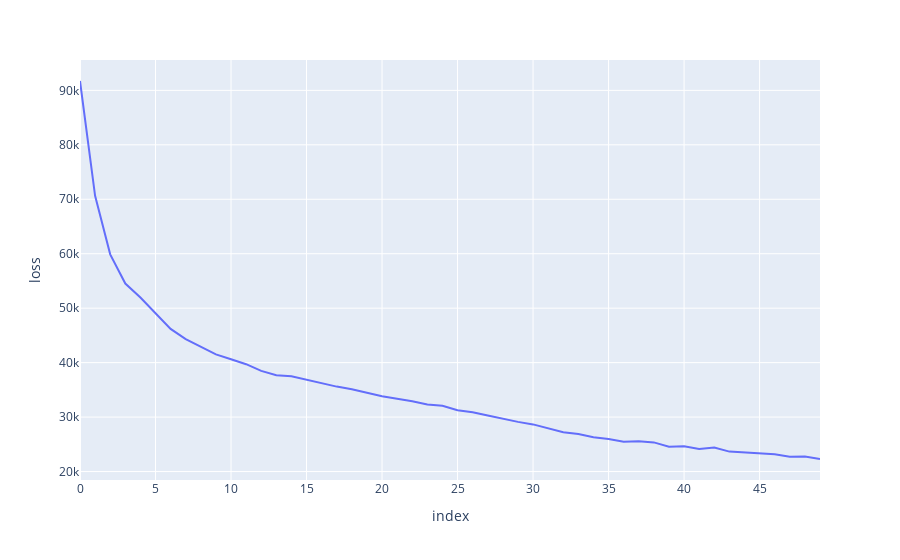

Notebook source saved alongside this figure:
### Markdown cell above
### Plot loss

### Code cell
#px.line(hist, x='index', y='mse')
loss_fig = px.line(
    hist.reset_index(),
    x="index",
    y="loss"
)
loss_fig.show()

### Figure 1 — Plotly figure (JSON) as saved in the notebook; plotly's stock layout.template omitted (floating-point values rounded to 4 significant figures)
{"data": [{"hovertemplate": "index=%{x}<br>loss=%{y}<extra></extra>", "legendgroup": "", "line": {"color": "#636efa", "dash": "solid"}, "marker": {"symbol": "circle"}, "mode": "lines", "name": "", "orientation": "v", "showlegend": false, "type": "scatter", "x": [0, 1, 2, 3, 4, 5, 6, 7, 8, 9, 10, 11, 12, 13, 14, 15, 16, 17, 18, 19, 20, 21, 22, 23, 24, 25, 26, 27, 28, 29, 30, 31, 32, 33, 34, 35, 36, 37, 38, 39, 40, 41, 42, 43, 44, 45, 46, 47, 48, 49], "xaxis": "x", "y": [91720.0, 70640.0, 59890.0, 54520.0, 51950.0, 49010.0, 46200.0, 44330.0, 42940.0, 41510.0, 40620.0, 39710.0, 38490.0, 37680.0, 37510.0, 36850.0, 36140.0, 35600.0, 35130.0, 34510.0, 33810.0, 33370.0, 32930.0, 32300.0, 32070.0, 31250.0, 30900.0, 30280.0, 29660.0, 29120.0, 28660.0, 27890.0, 27220.0, 26900.0, 26300.0, 25960.0, 25460.0, 25560.0, 25350.0, 24540.0, 24660.0, 24120.0, 24420.0, 23660.0, 23520.0, 23320.0, 23180.0, 22720.0, 22760.0, 22300.0], "yaxis": "y"}], "layout": {"legend": {"tracegroupgap": 0}, "margin": {"t": 60}, "xaxis": {"anchor": "y", "domain": [0, 1], "title": {"text": "index"}}, "yaxis": {"anchor": "x", "domain": [0, 1], "title": {"text": "loss"}}}}
